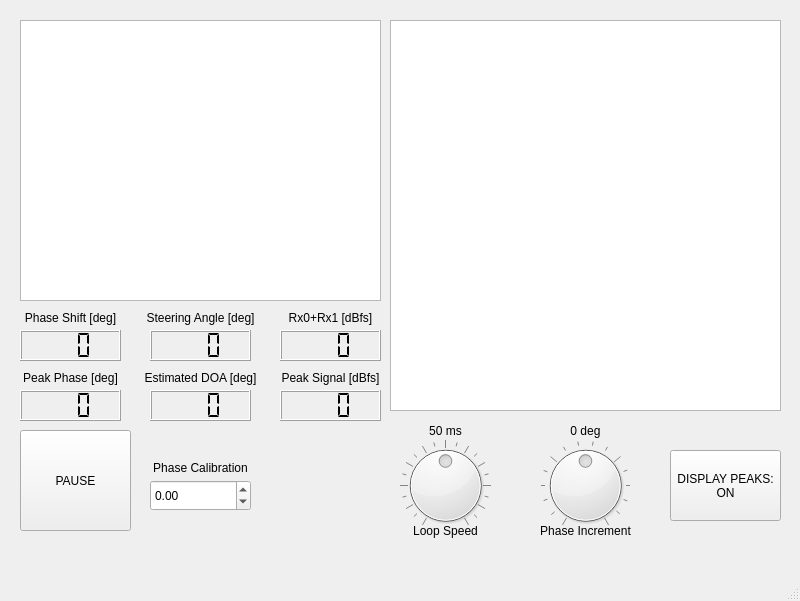
<?xml version="1.0" encoding="UTF-8"?>
<ui version="4.0">
 <class>MainWindow</class>
 <widget class="QMainWindow" name="MainWindow">
  <property name="geometry">
   <rect>
    <x>0</x>
    <y>0</y>
    <width>800</width>
    <height>601</height>
   </rect>
  </property>
  <property name="windowTitle">
   <string>MainWindow</string>
  </property>
  <widget class="QWidget" name="centralwidget">
   <widget class="QDoubleSpinBox" name="phaseCalibration">
    <property name="geometry">
     <rect>
      <x>150</x>
      <y>480</y>
      <width>101</width>
      <height>31</height>
     </rect>
    </property>
    <property name="minimum">
     <double>-180.000000000000000</double>
    </property>
    <property name="maximum">
     <double>180.000000000000000</double>
    </property>
    <property name="singleStep">
     <double>0.500000000000000</double>
    </property>
   </widget>
   <widget class="QLabel" name="labelPhaseCal">
    <property name="geometry">
     <rect>
      <x>150</x>
      <y>460</y>
      <width>101</width>
      <height>16</height>
     </rect>
    </property>
    <property name="text">
     <string>Phase Calibration</string>
    </property>
    <property name="alignment">
     <set>Qt::AlignCenter</set>
    </property>
   </widget>
   <widget class="GraphicsLayoutWidget" name="winFFT">
    <property name="geometry">
     <rect>
      <x>20</x>
      <y>20</y>
      <width>361</width>
      <height>281</height>
     </rect>
    </property>
   </widget>
   <widget class="QPushButton" name="toggleTrackerButton">
    <property name="geometry">
     <rect>
      <x>20</x>
      <y>430</y>
      <width>111</width>
      <height>101</height>
     </rect>
    </property>
    <property name="text">
     <string>PAUSE</string>
    </property>
   </widget>
   <widget class="QLabel" name="labelPhaseIncrement">
    <property name="enabled">
     <bool>true</bool>
    </property>
    <property name="geometry">
     <rect>
      <x>530</x>
      <y>420</y>
      <width>111</width>
      <height>21</height>
     </rect>
    </property>
    <property name="text">
     <string>0 deg</string>
    </property>
    <property name="alignment">
     <set>Qt::AlignCenter</set>
    </property>
    <property name="indent">
     <number>7</number>
    </property>
   </widget>
   <widget class="GraphicsLayoutWidget" name="trackerView">
    <property name="geometry">
     <rect>
      <x>390</x>
      <y>20</y>
      <width>391</width>
      <height>391</height>
     </rect>
    </property>
   </widget>
   <widget class="QDial" name="dialPhaseIncrement">
    <property name="geometry">
     <rect>
      <x>540</x>
      <y>440</y>
      <width>91</width>
      <height>91</height>
     </rect>
    </property>
    <property name="acceptDrops">
     <bool>false</bool>
    </property>
    <property name="minimum">
     <number>-15</number>
    </property>
    <property name="maximum">
     <number>15</number>
    </property>
    <property name="notchTarget">
     <double>5.000000000000000</double>
    </property>
    <property name="notchesVisible">
     <bool>true</bool>
    </property>
   </widget>
   <widget class="QLabel" name="labelSpeed">
    <property name="geometry">
     <rect>
      <x>400</x>
      <y>420</y>
      <width>91</width>
      <height>21</height>
     </rect>
    </property>
    <property name="text">
     <string>50 ms</string>
    </property>
    <property name="alignment">
     <set>Qt::AlignCenter</set>
    </property>
   </widget>
   <widget class="QLabel" name="staticLabelSpeed">
    <property name="geometry">
     <rect>
      <x>410</x>
      <y>520</y>
      <width>71</width>
      <height>21</height>
     </rect>
    </property>
    <property name="text">
     <string>Loop Speed</string>
    </property>
    <property name="alignment">
     <set>Qt::AlignCenter</set>
    </property>
   </widget>
   <widget class="QLabel" name="staticLabelPhaseIncrement">
    <property name="geometry">
     <rect>
      <x>520</x>
      <y>520</y>
      <width>131</width>
      <height>21</height>
     </rect>
    </property>
    <property name="text">
     <string>Phase Increment</string>
    </property>
    <property name="textFormat">
     <enum>Qt::PlainText</enum>
    </property>
    <property name="scaledContents">
     <bool>false</bool>
    </property>
    <property name="alignment">
     <set>Qt::AlignCenter</set>
    </property>
   </widget>
   <widget class="GraphicsLayoutWidget" name="winRADAR">
    <property name="geometry">
     <rect>
      <x>390</x>
      <y>20</y>
      <width>391</width>
      <height>391</height>
     </rect>
    </property>
   </widget>
   <widget class="QDial" name="speedDial">
    <property name="geometry">
     <rect>
      <x>400</x>
      <y>440</y>
      <width>91</width>
      <height>91</height>
     </rect>
    </property>
    <property name="maximum">
     <number>100</number>
    </property>
    <property name="value">
     <number>50</number>
    </property>
    <property name="notchTarget">
     <double>5.000000000000000</double>
    </property>
    <property name="notchesVisible">
     <bool>true</bool>
    </property>
   </widget>
   <widget class="QPushButton" name="buttonDisplayPeaks">
    <property name="geometry">
     <rect>
      <x>670</x>
      <y>450</y>
      <width>111</width>
      <height>71</height>
     </rect>
    </property>
    <property name="acceptDrops">
     <bool>false</bool>
    </property>
    <property name="layoutDirection">
     <enum>Qt::LeftToRight</enum>
    </property>
    <property name="autoFillBackground">
     <bool>false</bool>
    </property>
    <property name="text">
     <string>DISPLAY PEAKS: 
ON</string>
    </property>
   </widget>
   <widget class="QLCDNumber" name="lcdNumber">
    <property name="geometry">
     <rect>
      <x>20</x>
      <y>330</y>
      <width>101</width>
      <height>31</height>
     </rect>
    </property>
    <property name="font">
     <font>
      <pointsize>10</pointsize>
     </font>
    </property>
    <property name="smallDecimalPoint">
     <bool>false</bool>
    </property>
    <property name="digitCount">
     <number>3</number>
    </property>
    <property name="segmentStyle">
     <enum>QLCDNumber::Flat</enum>
    </property>
   </widget>
   <widget class="QLabel" name="label">
    <property name="geometry">
     <rect>
      <x>20</x>
      <y>310</y>
      <width>101</width>
      <height>16</height>
     </rect>
    </property>
    <property name="text">
     <string>Phase Shift [deg]</string>
    </property>
    <property name="alignment">
     <set>Qt::AlignCenter</set>
    </property>
   </widget>
   <widget class="QLCDNumber" name="lcdNumber_2">
    <property name="geometry">
     <rect>
      <x>150</x>
      <y>330</y>
      <width>101</width>
      <height>31</height>
     </rect>
    </property>
    <property name="font">
     <font>
      <pointsize>10</pointsize>
     </font>
    </property>
    <property name="smallDecimalPoint">
     <bool>false</bool>
    </property>
    <property name="digitCount">
     <number>3</number>
    </property>
    <property name="segmentStyle">
     <enum>QLCDNumber::Flat</enum>
    </property>
   </widget>
   <widget class="QLCDNumber" name="lcdNumber_3">
    <property name="geometry">
     <rect>
      <x>280</x>
      <y>330</y>
      <width>101</width>
      <height>31</height>
     </rect>
    </property>
    <property name="font">
     <font>
      <pointsize>10</pointsize>
     </font>
    </property>
    <property name="smallDecimalPoint">
     <bool>false</bool>
    </property>
    <property name="digitCount">
     <number>3</number>
    </property>
    <property name="segmentStyle">
     <enum>QLCDNumber::Flat</enum>
    </property>
   </widget>
   <widget class="QLabel" name="label_2">
    <property name="geometry">
     <rect>
      <x>140</x>
      <y>310</y>
      <width>121</width>
      <height>16</height>
     </rect>
    </property>
    <property name="text">
     <string>Steering Angle [deg]</string>
    </property>
    <property name="alignment">
     <set>Qt::AlignCenter</set>
    </property>
   </widget>
   <widget class="QLabel" name="label_3">
    <property name="geometry">
     <rect>
      <x>280</x>
      <y>310</y>
      <width>101</width>
      <height>16</height>
     </rect>
    </property>
    <property name="text">
     <string>Rx0+Rx1 [dBfs]</string>
    </property>
    <property name="alignment">
     <set>Qt::AlignCenter</set>
    </property>
   </widget>
   <widget class="QLabel" name="label_4">
    <property name="geometry">
     <rect>
      <x>270</x>
      <y>370</y>
      <width>121</width>
      <height>16</height>
     </rect>
    </property>
    <property name="text">
     <string>Peak Signal [dBfs]</string>
    </property>
    <property name="alignment">
     <set>Qt::AlignCenter</set>
    </property>
   </widget>
   <widget class="QLabel" name="label_5">
    <property name="geometry">
     <rect>
      <x>20</x>
      <y>370</y>
      <width>101</width>
      <height>16</height>
     </rect>
    </property>
    <property name="text">
     <string>Peak Phase [deg]</string>
    </property>
    <property name="alignment">
     <set>Qt::AlignCenter</set>
    </property>
   </widget>
   <widget class="QLCDNumber" name="lcdNumber_4">
    <property name="geometry">
     <rect>
      <x>280</x>
      <y>390</y>
      <width>101</width>
      <height>31</height>
     </rect>
    </property>
    <property name="font">
     <font>
      <pointsize>10</pointsize>
     </font>
    </property>
    <property name="smallDecimalPoint">
     <bool>false</bool>
    </property>
    <property name="digitCount">
     <number>3</number>
    </property>
    <property name="segmentStyle">
     <enum>QLCDNumber::Flat</enum>
    </property>
   </widget>
   <widget class="QLabel" name="label_6">
    <property name="geometry">
     <rect>
      <x>140</x>
      <y>370</y>
      <width>121</width>
      <height>16</height>
     </rect>
    </property>
    <property name="text">
     <string>Estimated DOA [deg]</string>
    </property>
    <property name="alignment">
     <set>Qt::AlignCenter</set>
    </property>
   </widget>
   <widget class="QLCDNumber" name="lcdNumber_5">
    <property name="geometry">
     <rect>
      <x>150</x>
      <y>390</y>
      <width>101</width>
      <height>31</height>
     </rect>
    </property>
    <property name="font">
     <font>
      <pointsize>10</pointsize>
     </font>
    </property>
    <property name="smallDecimalPoint">
     <bool>false</bool>
    </property>
    <property name="digitCount">
     <number>3</number>
    </property>
    <property name="segmentStyle">
     <enum>QLCDNumber::Flat</enum>
    </property>
   </widget>
   <widget class="QLCDNumber" name="lcdNumber_6">
    <property name="geometry">
     <rect>
      <x>20</x>
      <y>390</y>
      <width>101</width>
      <height>31</height>
     </rect>
    </property>
    <property name="font">
     <font>
      <pointsize>10</pointsize>
     </font>
    </property>
    <property name="smallDecimalPoint">
     <bool>false</bool>
    </property>
    <property name="digitCount">
     <number>3</number>
    </property>
    <property name="segmentStyle">
     <enum>QLCDNumber::Flat</enum>
    </property>
   </widget>
  </widget>
  <widget class="QMenuBar" name="menubar">
   <property name="geometry">
    <rect>
     <x>0</x>
     <y>0</y>
     <width>800</width>
     <height>26</height>
    </rect>
   </property>
  </widget>
  <widget class="QStatusBar" name="statusbar"/>
  <action name="actionThis_is_an_option">
   <property name="text">
    <string>This is an option</string>
   </property>
  </action>
  <action name="actionA_second_option">
   <property name="text">
    <string>A second option</string>
   </property>
  </action>
  <action name="actionAnd_so_on">
   <property name="text">
    <string>And so on</string>
   </property>
  </action>
 </widget>
 <customwidgets>
  <customwidget>
   <class>GraphicsLayoutWidget</class>
   <extends>QGraphicsView</extends>
   <header>pyqtgraph</header>
  </customwidget>
 </customwidgets>
 <resources/>
 <connections/>
</ui>
